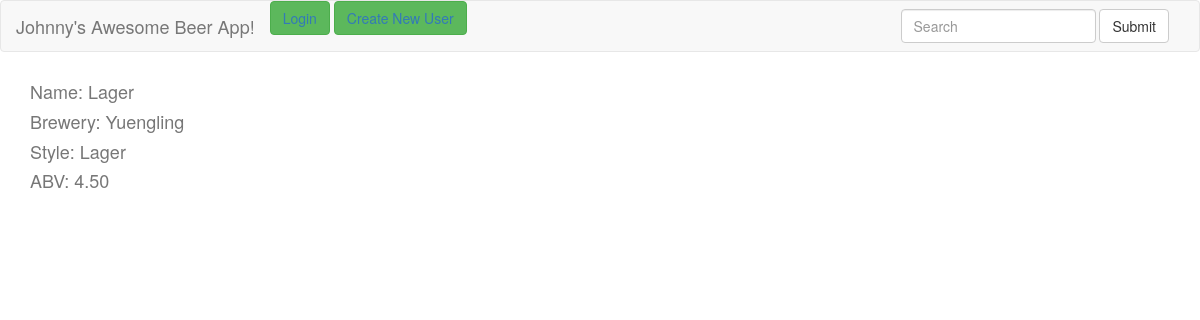
Page /beer_list/7/ on the committed database.
### app/models.py (models this page shows, shortened)
class Beer(models.Model):
    beer_name = models.CharField(max_length=50)
    brewer_name = models.CharField(max_length=50)
    beer_type = models.CharField(max_length=30)
    abv = models.DecimalField(max_digits=5, decimal_places=2)
    restaurant = models.ManyToManyField(Restaurant)

### app/views.py (the view)
# urls.py: url(r'^beer_list/(?P<pk>\d+)/$', BeerDetailView.as_view(), name="beer_detail_view")
class BeerDetailView(DetailView):
    model = Beer

### templates/app/beer_detail.html (shortened to what this page needs)
{% extends "base.html" %}
{% load staticfiles %}
{% block content %}
  <div class="container">
    <ul class="list-unstyled">
      <li><h4 class="text-muted">Name: {{ object.beer_name }}</h4></li>
      <li><h4 class="text-muted">Brewery: {{ object.brewer_name }}</h4></li>
      <li><h4 class="text-muted">Style: {{ object.beer_type }}</h4></li>
      <li><h4 class="text-muted">ABV: {{ object.abv }}</h4></li>
    </ul>
  </div>
{% endblock %}

### rows in the picture
Beer: beer_name "Lager", brewer_name "Yuengling", beer_type "Lager", abv "4.50"
